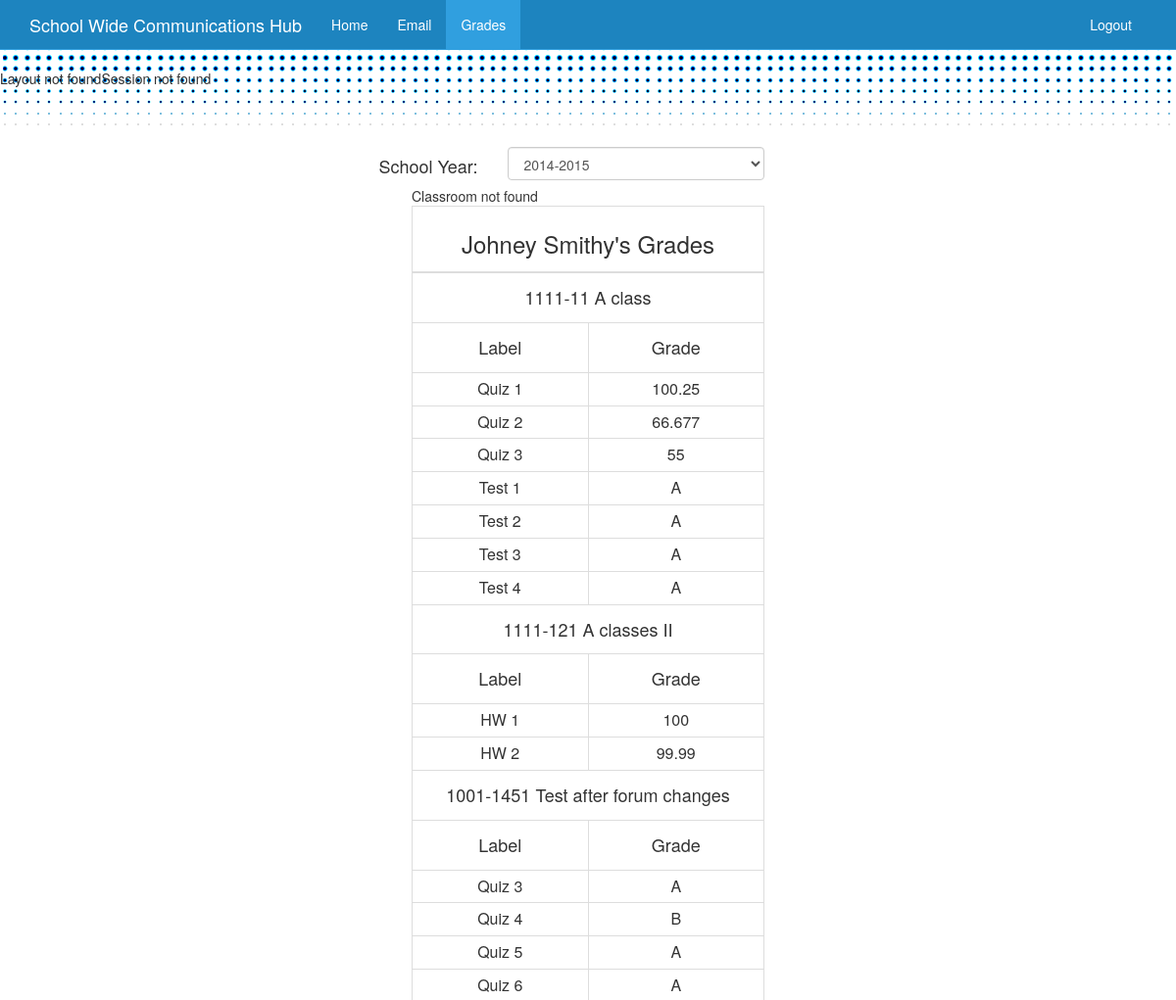
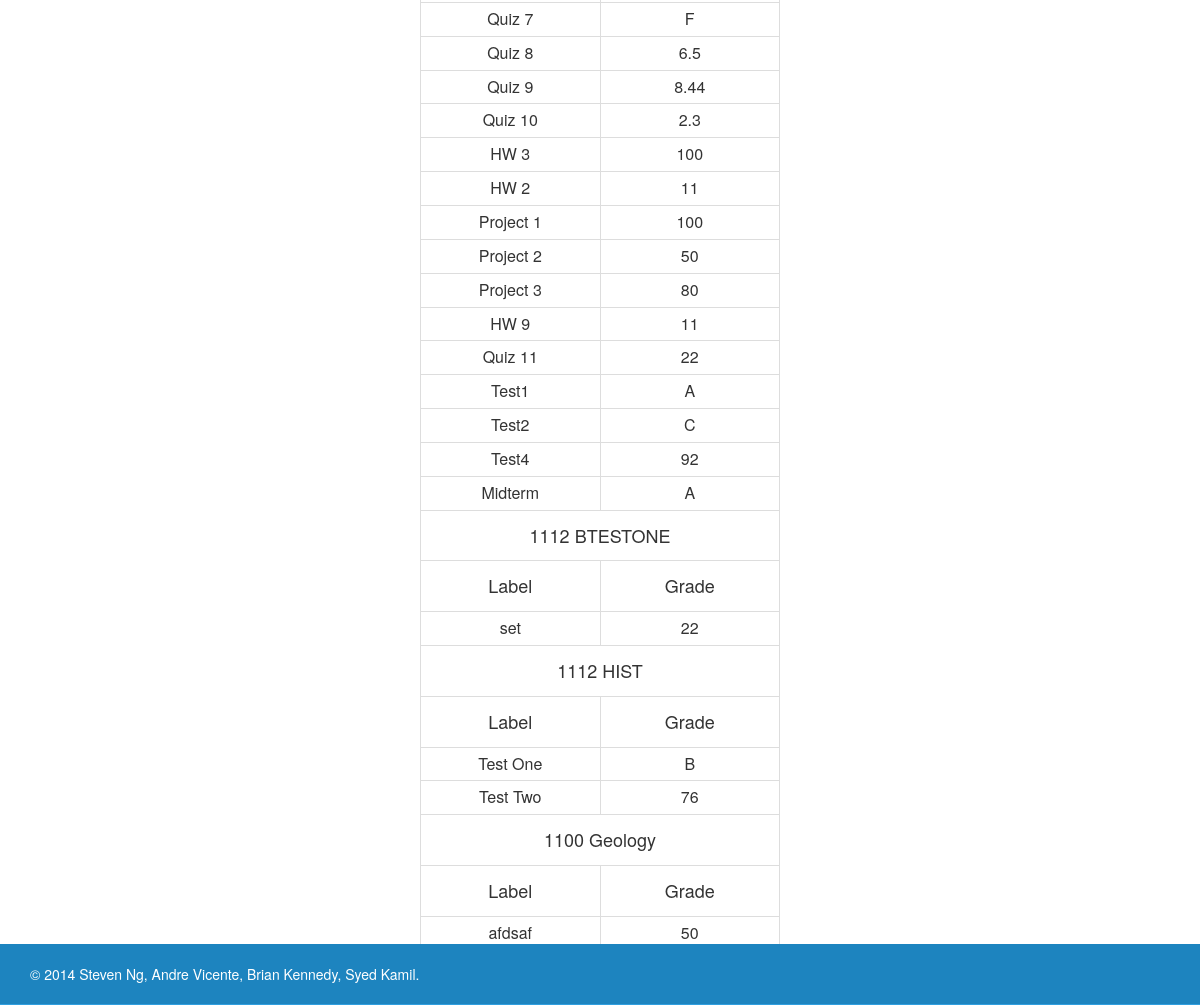
The page /student/studentGrades.php?field=2014-2015 (signed in) on the database its author committed (2 pictures, top to bottom).
### tables this page shows
CREATE TABLE IF NOT EXISTS `classroom` (
  `classID` int(10) NOT NULL AUTO_INCREMENT,
  `course_number` varchar(9) NOT NULL,
  `course_name` varchar(25) NOT NULL,
  `start_date` date NOT NULL,
  `end_date` date NOT NULL,
  `start_time` time NOT NULL,
  `end_time` time NOT NULL,
  `semester` varchar(6) NOT NULL,
  `year` varchar(9) NOT NULL,
  `teacherID` int(10) NOT NULL,
  `forumName` varchar(16) NOT NULL,
  `status` tinyint(1) NOT NULL,
  PRIMARY KEY (`classID`)
);

CREATE TABLE IF NOT EXISTS `grade` (
  `gradeID` int(11) NOT NULL AUTO_INCREMENT,
  `studentID` int(20) NOT NULL,
  `classID` int(10) NOT NULL,
  `label` varchar(50) NOT NULL,
  `grade` varchar(6) NOT NULL,
  PRIMARY KEY (`gradeID`)
);

### classes/session.php (called while the page is built, shortened)
<?php
require_once dirname(dirname(__FILE__)) . '\AutoLoader.php';
class Session
{
	private $userID, $userName, $userType, $firstName, $lastName, $database;
	public function __construct(array $userData, PDO $db)
	{
		$this->userID = $userData['sess_user_id'];
		$this->userType = $userData['sess_role'];
		$this->firstName = $userData['sess_firstName'];
		$this->lastName = $userData['sess_lastName'];
		$this->database = $db;
	}
	public function getID()
	{
		return $this->userID;
	}
	public function getUserTypeFormatted()
	{
		$stmt =  $this->database->query('SELECT description FROM role WHERE role = "' . $this->userType . '"');
		$result = $stmt->fetchAll(PDO::FETCH_ASSOC);
		return $result[0]['description'];
	}
	public function getFirstName()
	{
		return $this->firstName;
	}
	public function getLastName()
	{
		return $this->lastName;
	}
}
?>

### classes/classroom.php (called while the page is built, shortened)
<?php
class Classroom
{
	private $classID, $course_number, $course_name, $start_date, $end_date, $start_time, $end_time, $semester, $year, $teacherID, $teacherUser, $teacherFirst, $teacherLast, $forumName, $status, $database;
	public function __construct($classInfo, $teacherInfo, PDO $db)
	{
		$this->course_number = $classInfo['course_number'];
		$this->course_name = $classInfo['course_name'];
	}
	public function getCourseNumber()
	{
		return $this->course_number;
	}
	public function getCourseName()
	{
		return $this->course_name;
	}
}
?>

### student/studentGrades.php (the view, shortened to what this page needs)
<html>
<?php
require_once dirname(dirname(__FILE__)) . '\AutoLoader.php';
$layout = new Layout();
$database = new PDO('mysql:host=localhost;dbname=sms;charset=utf8', 'root', '');
$session = new Session($_SESSION, $database);
if (isset($_GET['field']))
{
	$field = $_GET['field'];
	$year = $_GET['field'];
}
else
{
	$field = 0;
	$year = "Select a school year";
}
$query = $database->query("SELECT studentID FROM student WHERE accountID =" . $session->getID() . "");
$result = $query->fetchAll(PDO::FETCH_ASSOC);
$id = $result[0]['studentID'];
echo $layout->loadFixedMainNavBar($session->getUserTypeFormatted(), 'Grades', '../');
?>
<link href="../bootstrap/css/background.css" rel="stylesheet">
<link href="../bootstrap/css/background.css" rel="stylesheet">
<div class="container bottomMargin">
	<div class="row">
		<div class="col-xs-6 col-md-3">
		</div>
		<div class="col-xs-6 col-md-2" style="text-align: right;">
			<h4>School Year:</h4>
		</div>
		<div class="col-xs-6 col-sm-3">
			<select id="field" class="form-control">
			<option selected="selected" value="<?php echo $field; ?>"><?php echo $year; ?></option>
			<?php
				echo '</select></div>
					<div class="col-xs-6 col-sm-4"></div>
					</div>';
			?>
	<div class="row">
		<div class="col-xs-6 col-sm-4"></div>
		<div class="table-responsive col-xs-6 col-sm-4">
			<table class="table table-condensed table-bordered table-hover">
				<thead>
					<tr>
						<th style="text-align: center;" colspan="2">
							<h3><?php echo $session->getFirstName() . '  ' . $session->getLastName() . '\'s Grades'; ?></h3>
						</th>
					</tr>
				</thead>
				<tbody>
				<?php
				if (isset($_GET['field']))
				{
					$class_arr = [];
					$count = 0;
					foreach ($database->query('SELECT classid FROM grade WHERE studentID = ' . $id . '') as $class)
					{
						$query = $database->query('SELECT classid FROM classroom WHERE classID = ' . $class[0] . ' AND year = "' . $_GET['field'] . '"');
						if ($query->rowCount() != 0)
						{
							$class = $query->fetchAll(PDO::FETCH_ASSOC);
							$class_arr[$count] = $class[0]['classid'];
							$count++;
						}
					}
					$class_arr = array_values(array_unique($class_arr));
					for ($i = 0; $i < count($class_arr); $i++)
					{
						$query =  $database->query('SELECT * FROM classroom WHERE classID=' . $class_arr[$i] . '');
						$class = $query->fetchAll(PDO::FETCH_ASSOC);
						$query =  $database->query('SELECT username, firstname, lastname FROM teacher WHERE accountID = "' . $class[0]['teacherID'] . '"');
						$teacher = $query->fetchAll(PDO::FETCH_ASSOC);
						$classroom = new Classroom($class[0], $teacher, $database);
						echo '<th style="text-align: center;" colspan="2">
								<h4>' . $classroom->getCourseNumber() . ' ' . $classroom->getCourseName() . '</h4>
							</th>
							<tr>
								<th style="text-align: center;">
									<h4>Label</h4>
								</th>
								<th style="text-align: center;">
									<h4>Grade</h4>
								</th>
							</tr>';
						foreach ($database->query('SELECT * FROM grade WHERE studentID = ' . $id . ' AND classID = ' . $class_arr[$i] . '') as $row)
						{
							echo '<tr>
									<td style="text-align: center; width: 25%;">' . $row['label'] . '</td>
									<td style="text-align: center; width: 25%;">' . $row['grade'] . '</td>
								  </tr>';
						}
					}
				}
				else
				{
					echo '<tr>
							<td style="text-align: center; width: 25%;">No grades available.</td>
						 </tr>';
				}
				?>
				</tbody>
			</table>
		</div>
		<div class="col-xs-6 col-sm-4"></div>
	</div>
</div>
<?php
	echo $layout->loadFooter('../');
?>
</html>

### rows shown on the page
classroom: course_number "1111-11", course_name "A class"
grade: label "Quiz 1", grade "100.25"
grade: label "Quiz 2", grade "66.677"
grade: label "Quiz 3", grade "55"
grade: label "Test 1", grade "A"
grade: label "Test 2", grade "A"
grade: label "Test 3", grade "A"
grade: label "Test 4", grade "A"
classroom: course_number "1111-121", course_name "A classes II"
grade: label "HW 1", grade "100"
grade: label "HW 2", grade "99.99"
classroom: course_number "1001-1451", course_name "Test after forum changes"
grade: label "Quiz 3", grade "A"
grade: label "Quiz 4", grade "B"
grade: label "Quiz 5", grade "A"
grade: label "Quiz 6", grade "A"
grade: label "Quiz 7", grade "F"
grade: label "Quiz 8", grade "6.5"
grade: label "Quiz 9", grade "8.44"
grade: label "Quiz 10", grade "2.3"
grade: label "HW 3", grade "100"
grade: label "HW 2", grade "11"
grade: label "Project 1", grade "100"
grade: label "Project 2", grade "50"
grade: label "Project 3", grade "80"
grade: label "HW 9", grade "11"
grade: label "Quiz 11", grade "22"
grade: label "Test1", grade "A"
grade: label "Test2", grade "C"
grade: label "Test4", grade "92"
grade: label "Midterm", grade "A"
classroom: course_number "1112", course_name "BTESTONE"
grade: label "set", grade "22"
classroom: course_number "1112", course_name "HIST"
grade: label "Test One", grade "B"
grade: label "Test Two", grade "76"
classroom: course_number "1100", course_name "Geology"
grade: label "afdsaf", grade "50"

### other values the page prints
$object "Session"
$session->getFirstName() "Johney"
$session->getLastName() "Smithy"
form field value "2014-2015"
